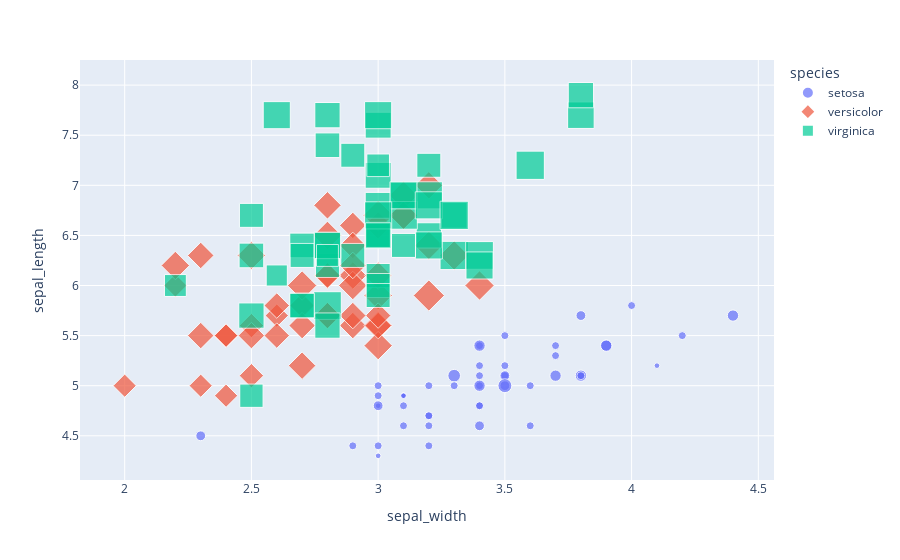

Source (notebook cell):
### Code cell
px.scatter(data_frame=df,x='sepal_width',y='sepal_length',size='petal_width',symbol='species',color='species')

### Figure 1 — Plotly figure (JSON) as saved in the notebook; plotly's stock layout.template omitted (floating-point values rounded to 4 significant figures)
{"data": [{"hovertemplate": "species=setosa<br>sepal_width=%{x}<br>sepal_length=%{y}<br>petal_width=%{marker.size}<extra></extra>", "legendgroup": "setosa", "marker": {"color": "#636efa", "size": [0.2, 0.2, 0.2, 0.2, 0.2, 0.4, 0.3, 0.2, 0.2, 0.1, 0.2, 0.2, 0.1, 0.1, 0.2, 0.4, 0.4, 0.3, 0.3, 0.3, 0.2, 0.4, 0.2, 0.5, 0.2, 0.2, 0.4, 0.2, 0.2, 0.2, 0.2, 0.4, 0.1, 0.2, 0.1, 0.2, 0.2, 0.1, 0.2, 0.2, 0.3, 0.3, 0.2, 0.6, 0.4, 0.3, 0.2, 0.2, 0.2, 0.2], "sizemode": "area", "sizeref": 0.00625, "symbol": "circle"}, "mode": "markers", "name": "setosa", "orientation": "v", "showlegend": true, "type": "scatter", "x": [3.5, 3.0, 3.2, 3.1, 3.6, 3.9, 3.4, 3.4, 2.9, 3.1, 3.7, 3.4, 3.0, 3.0, 4.0, 4.4, 3.9, 3.5, 3.8, 3.8, 3.4, 3.7, 3.6, 3.3, 3.4, 3.0, 3.4, 3.5, 3.4, 3.2, 3.1, 3.4, 4.1, 4.2, 3.1, 3.2, 3.5, 3.1, 3.0, 3.4, 3.5, 2.3, 3.2, 3.5, 3.8, 3.0, 3.8, 3.2, 3.7, 3.3], "xaxis": "x", "y": [5.1, 4.9, 4.7, 4.6, 5.0, 5.4, 4.6, 5.0, 4.4, 4.9, 5.4, 4.8, 4.8, 4.3, 5.8, 5.7, 5.4, 5.1, 5.7, 5.1, 5.4, 5.1, 4.6, 5.1, 4.8, 5.0, 5.0, 5.2, 5.2, 4.7, 4.8, 5.4, 5.2, 5.5, 4.9, 5.0, 5.5, 4.9, 4.4, 5.1, 5.0, 4.5, 4.4, 5.0, 5.1, 4.8, 5.1, 4.6, 5.3, 5.0], "yaxis": "y"}, {"hovertemplate": "species=versicolor<br>sepal_width=%{x}<br>sepal_length=%{y}<br>petal_width=%{marker.size}<extra></extra>", "legendgroup": "versicolor", "marker": {"color": "#EF553B", "size": [1.4, 1.5, 1.5, 1.3, 1.5, 1.3, 1.6, 1.0, 1.3, 1.4, 1.0, 1.5, 1.0, 1.4, 1.3, 1.4, 1.5, 1.0, 1.5, 1.1, 1.8, 1.3, 1.5, 1.2, 1.3, 1.4, 1.4, 1.7, 1.5, 1.0, 1.1, 1.0, 1.2, 1.6, 1.5, 1.6, 1.5, 1.3, 1.3, 1.3, 1.2, 1.4, 1.2, 1.0, 1.3, 1.2, 1.3, 1.3, 1.1, 1.3], "sizemode": "area", "sizeref": 0.00625, "symbol": "diamond"}, "mode": "markers", "name": "versicolor", "orientation": "v", "showlegend": true, "type": "scatter", "x": [3.2, 3.2, 3.1, 2.3, 2.8, 2.8, 3.3, 2.4, 2.9, 2.7, 2.0, 3.0, 2.2, 2.9, 2.9, 3.1, 3.0, 2.7, 2.2, 2.5, 3.2, 2.8, 2.5, 2.8, 2.9, 3.0, 2.8, 3.0, 2.9, 2.6, 2.4, 2.4, 2.7, 2.7, 3.0, 3.4, 3.1, 2.3, 3.0, 2.5, 2.6, 3.0, 2.6, 2.3, 2.7, 3.0, 2.9, 2.9, 2.5, 2.8], "xaxis": "x", "y": [7.0, 6.4, 6.9, 5.5, 6.5, 5.7, 6.3, 4.9, 6.6, 5.2, 5.0, 5.9, 6.0, 6.1, 5.6, 6.7, 5.6, 5.8, 6.2, 5.6, 5.9, 6.1, 6.3, 6.1, 6.4, 6.6, 6.8, 6.7, 6.0, 5.7, 5.5, 5.5, 5.8, 6.0, 5.4, 6.0, 6.7, 6.3, 5.6, 5.5, 5.5, 6.1, 5.8, 5.0, 5.6, 5.7, 5.7, 6.2, 5.1, 5.7], "yaxis": "y"}, {"hovertemplate": "species=virginica<br>sepal_width=%{x}<br>sepal_length=%{y}<br>petal_width=%{marker.size}<extra></extra>", "legendgroup": "virginica", "marker": {"color": "#00cc96", "size": [2.5, 1.9, 2.1, 1.8, 2.2, 2.1, 1.7, 1.8, 1.8, 2.5, 2.0, 1.9, 2.1, 2.0, 2.4, 2.3, 1.8, 2.2, 2.3, 1.5, 2.3, 2.0, 2.0, 1.8, 2.1, 1.8, 1.8, 1.8, 2.1, 1.6, 1.9, 2.0, 2.2, 1.5, 1.4, 2.3, 2.4, 1.8, 1.8, 2.1, 2.4, 2.3, 1.9, 2.3, 2.5, 2.3, 1.9, 2.0, 2.3, 1.8], "sizemode": "area", "sizeref": 0.00625, "symbol": "square"}, "mode": "markers", "name": "virginica", "orientation": "v", "showlegend": true, "type": "scatter", "x": [3.3, 2.7, 3.0, 2.9, 3.0, 3.0, 2.5, 2.9, 2.5, 3.6, 3.2, 2.7, 3.0, 2.5, 2.8, 3.2, 3.0, 3.8, 2.6, 2.2, 3.2, 2.8, 2.8, 2.7, 3.3, 3.2, 2.8, 3.0, 2.8, 3.0, 2.8, 3.8, 2.8, 2.8, 2.6, 3.0, 3.4, 3.1, 3.0, 3.1, 3.1, 3.1, 2.7, 3.2, 3.3, 3.0, 2.5, 3.0, 3.4, 3.0], "xaxis": "x", "y": [6.3, 5.8, 7.1, 6.3, 6.5, 7.6, 4.9, 7.3, 6.7, 7.2, 6.5, 6.4, 6.8, 5.7, 5.8, 6.4, 6.5, 7.7, 7.7, 6.0, 6.9, 5.6, 7.7, 6.3, 6.7, 7.2, 6.2, 6.1, 6.4, 7.2, 7.4, 7.9, 6.4, 6.3, 6.1, 7.7, 6.3, 6.4, 6.0, 6.9, 6.7, 6.9, 5.8, 6.8, 6.7, 6.7, 6.3, 6.5, 6.2, 5.9], "yaxis": "y"}], "layout": {"legend": {"itemsizing": "constant", "title": {"text": "species"}, "tracegroupgap": 0}, "margin": {"t": 60}, "xaxis": {"anchor": "y", "domain": [0, 1], "title": {"text": "sepal_width"}}, "yaxis": {"anchor": "x", "domain": [0, 1], "title": {"text": "sepal_length"}}}}
